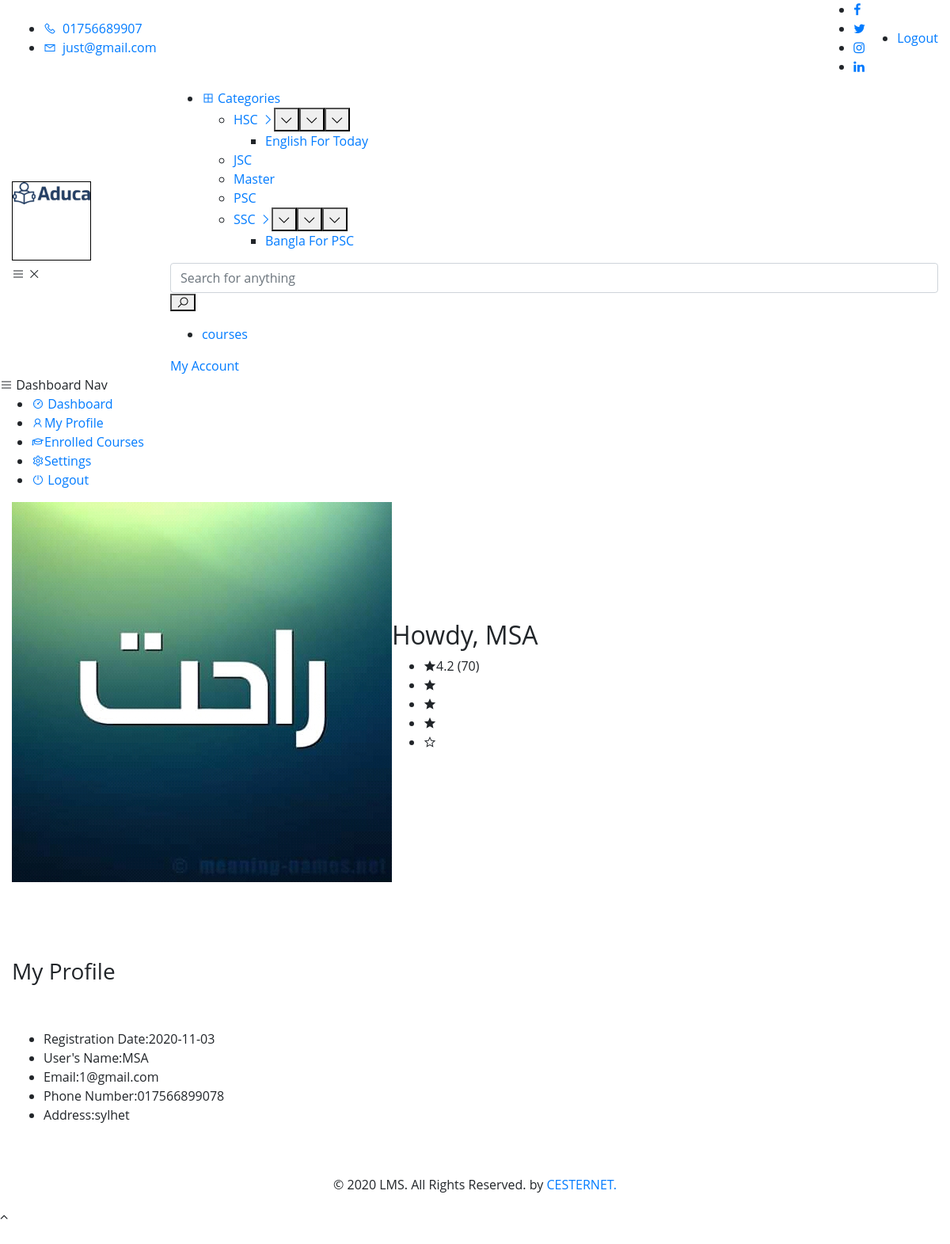
/dashboard-profile.php (signed in), run on the app's committed database.
### tables this page shows
CREATE TABLE `settings` (
  `id` int(11) NOT NULL,
  `name` varchar(255) NOT NULL,
  `address` text NOT NULL,
  `email` varchar(255) NOT NULL,
  `phone` varchar(255) NOT NULL,
  `logo` text NOT NULL,
  `favicon` text NOT NULL,
  `currency` varchar(255) NOT NULL,
  `terms` text NOT NULL
);

CREATE TABLE `category` (
  `cat_id` int(11) NOT NULL,
  `cat_name` varchar(255) NOT NULL,
  `cat_parrant` varchar(11) NOT NULL DEFAULT '0',
  `cat_status` int(1) NOT NULL COMMENT '1=active 2=inactive'
);

CREATE TABLE `users` (
  `users_id` int(11) NOT NULL,
  `users_name` varchar(255) NOT NULL,
  `users_email` varchar(255) NOT NULL,
  `users_password` varchar(255) NOT NULL,
  `users_phone` varchar(255) NOT NULL,
  `users_addrfess` text NOT NULL,
  `users_status` int(1) NOT NULL,
  `users_gender` int(1) NOT NULL,
  `users_image` text NOT NULL,
  `users_joindate` date NOT NULL
);

### dashboard-profile.php (the view, shortened to what this page needs)
<?php include "inc/header.php"; ?>
<?php include "inc/nav.php"; ?>
<?php
    if ( empty($_SESSION['users_email']) || empty($_SESSION['users_password']) || $_SESSION['users_status'] != 1 ) {
        header("location:login.php");
      } else if( !empty($_SESSION['users_email']) || !empty($_SESSION['users_password']) || $_SESSION['users_status'] = 1 ) { ?>
<section class="dashboard-area">
    <?php include "inc/dash.php"; ?>
    <div class="dashboard-content-wrap">
        <div class="container-fluid">
            <?php include "inc/dashheader.php"; ?>
            <div class="row mt-5">
                <div class="col-lg-12">
                    <h3 class="widget-title">My Profile</h3>
                </div>
            </div>
            <div class="row mt-5">
                <?php
                    $aut_id = $_SESSION['users_id'];
                    $read   = "SELECT * FROM users WHERE users_id = '$aut_id' ";
                    $rece   = mysqli_query( $db , $read);
                    while ( $row = mysqli_fetch_assoc($rece) ) {
                        extract($row);
                    ?>
                <div class="col-lg-8">
                    <div class="profile-detail pb-5">
                        <ul class="list-items">
                            <li><span class="profile-name">Registration Date:</span><span class="profile-desc"><?php echo $users_joindate; ?></span></li>
                            <li><span class="profile-name">User's Name:</span><span class="profile-desc"><?php echo $users_name; ?></span></li>
                            <li><span class="profile-name">Email:</span><span class="profile-desc"><?php echo $users_email; ?></span></li>
                            <li><span class="profile-name">Phone Number:</span><span class="profile-desc"><?php echo $users_phone; ?></span></li>
                            <li><span class="profile-name">Address:</span><span class="profile-desc"><?php echo $users_addrfess; ?></span></li>
                        </ul>
                    </div>
                </div>
                <?php
                    }
                ?>
            </div>
            <?php include"inc/copy.php"; ?>
        </div>
    </div>
</section>
    <?php }
 ?>
<div id="scroll-top">
    <i class="fa fa-angle-up" title="Go top"></i>
</div>
<?php include"inc/script.php"; ?>

### inc/nav.php (shortened to what this page needs)
<header class="header-menu-area">
    <div class="header-top">
        <div class="container-fluid">
            <div class="row align-items-center">
                <div class="col-lg-6">
                    <div class="header-widget">
                        <?php
                            $read   = "SELECT * FROM settings";
                            $send   = mysqli_query( $db , $read);
                            while ( $row = mysqli_fetch_assoc($send) ) {
                                $phone     = $row['phone'];
                                $email     = $row['email'];
                        ?>
                        <ul class="header-action-list">
                            <li><a href="#"><span class="la la-phone mr-2"></span><?php echo $phone; ?></a> </li>
                            <li><a href="#"><span class="la la-envelope-o mr-2"></span><?php echo $email; ?></a></li>
                        </ul>
                    <?php  } ?>
                    </div>
                </div>
                <div class="col-lg-6">
                    <div class="header-widget d-flex align-items-center justify-content-end">
                        <div class="header-right-info">
                            <ul class="header-social-profile">
                                <li><a href="#"><i class="fa fa-facebook"></i></a></li>
                                <li><a href="#"><i class="fa fa-twitter"></i></a></li>
                                <li><a href="#"><i class="fa fa-instagram"></i></a></li>
                                <li><a href="#"><i class="fa fa-linkedin"></i></a></li>
                            </ul>
                        </div>
                        <?php
                            if ( empty($_SESSION['users_email']) || empty($_SESSION['users_password']) || $_SESSION['users_status'] != 1 ) { ?>
                                <div class="header-right-info">
                                    <ul class="header-action-list">
                                        <li><a href="login.php">Login</a></li>
                                        <li>or</li>
                                        <li><a href="sign-up.php">Register</a></li>
                                    </ul>
                                </div>
                            <?php } else{ ?>
                                <div class="header-right-info">
                                    <ul class="header-action-list">
                                        <li><a href="logout.php">Logout</a></li>
                                    </ul>
                                </div>
                            <?php }
                         ?>
                    </div>
                </div>
            </div>
        </div>
    </div>
    <div class="header-menu-content">
        <div class="container-fluid">
            <div class="main-menu-content">
                <div class="row align-items-center">
                    <div class="col-lg-2">
                        <div class="logo-box">
                            <a href="index.php" class="logo"><img src="images/logo.png" alt="logo"></a>
                            <div class="menu-toggler">
                                <i class="la la-bars"></i>
                                <i class="la la-times"></i>
                            </div>
                        </div>
                    </div>
                    <div class="col-lg-10">
                        <div class="menu-wrapper">
                            <div class="menu-category">
                                <ul>
                                    <li>
                                        <a href="#"><i class="la la-th-large mr-1"></i>Categories</a>
                                        <ul class="cat-dropdown-menu">
                                            <?php
                                                $read   = "SELECT * FROM category WHERE cat_status = 1 AND cat_parrant = 0 ORDER BY cat_name ASC ";
                                                $send   = mysqli_query( $db , $read);
                                                while ( $row = mysqli_fetch_assoc($send) ) {
                                                    $cat_id      = $row['cat_id'];
                                                    $cat_name    = $row['cat_name'];
                                                        $reada   = "SELECT * FROM category WHERE cat_status = 1 AND cat_parrant ='$cat_id' ORDER BY cat_name ASC ";
                                                        $senda   = mysqli_query( $db , $reada);
                                                        $num     = mysqli_num_rows($senda);
                                                    if ($num == 0) { ?>
                                                        <li>
                                                            <a href="cat.php?catid=<?php echo "$cat_id" ; ?>"><?php echo "$cat_name" ; ?> </a>
                                                        </li>
                                                    <?php }else{ ?>
                                                        <li>
                                                            <a href="course-grid.html"><?php echo "$cat_name" ; ?> <i class="la la-angle-right"></i></a>
                                                            <ul class="sub-menu">
                                                               <?php
                                                                    while ( $row = mysqli_fetch_assoc($senda) ) {
                                                                        $sub_cat_id      = $row['cat_id'];
                                                                        $sub_cat_name    = $row['cat_name'];
                                                                ?>
                                                                <li><a href="cat.php?catid=<?php echo "$sub_cat_id" ; ?>"><?php echo "$sub_cat_name" ; ?></a></li>
                                                                <?php } ?>
                                                            </ul>
                                                        </li>
                                                    <?php } ?>
                                        <?php } ?>
                                        </ul>
                                    </li>
                                </ul>
                            </div>
                            <div class="contact-form-action">
                                <form method="POST" action="search.php">
                                    <div class="input-box">
                                        <div class="form-group">
                                            <input class="form-control" type="text" name="search" placeholder="Search for anything">
                                            <button class="la la-search search-icon" type="submit"></button>
                                        </div>
                                    </div>
                                </form>
                            </div>
                            <nav class="main-menu">
                                <ul>
                                    <li>
                                        <a href="course-grid.php">courses</a>
                                    </li>
                                </ul>
                            </nav>
                            <div class="logo-right-button">
                                <a href="dashboard.php" class="theme-btn">My Account</a>
                            </div>
                        </div>
                    </div>
                </div>
            </div>
        </div>
    </div>
</header>

### admin/style.css (style rules this page uses)
.logo { height: 100px; width: 100px; border: 1px solid black; display: block; margin-bottom: 5px; }

### css/ecode.css (style rules this page uses)
body { font-family: 'open sans'; overflow-x: hidden; }
img { max-width: 100%; }

### data on the page
settings: phone "01756689907", email "just@gmail.com"
category: cat_name "HSC"
category: cat_name "English For Today"
category: cat_name "JSC"
category: cat_name "Master"
category: cat_name "PSC"
category: cat_name "SSC"
category: cat_name "Bangla For PSC"
users: users_joindate "2020-11-03", users_name "MSA", users_email "1@gmail.com", users_phone "017566899078", users_addrfess "sylhet"

### other printed values
$_SESSION['users_name'] "MSA"
